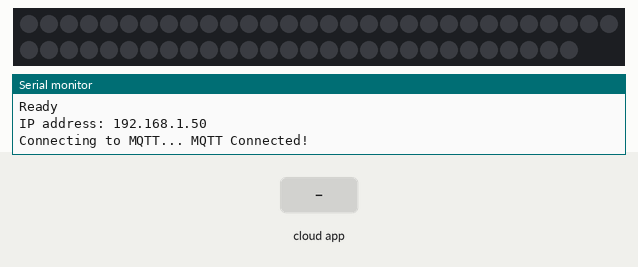
Recording of a program running on a simulated ESP32. Shown: 58 RGB LEDs in strip order, left to right, continuing on the next row, the last lines printed to the serial monitor. Inputs (shaded band) come from the test bench. Dim RGB values are drawn brighter than linear; WiFi joins after 1.5 s; servers stay silent unless stated; colours are those a GRB WS2812 strip shows for the declared byte order; no MQTT or app messages arrive unless stated.

Above: at 2.7 s.
2.8 s: the phone or cloud app sets bedroomlight to 0
At 3.2 s:
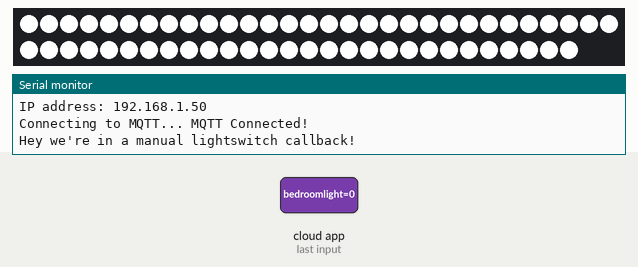
4.3 s: the phone or cloud app sets wakeup to 0
5.8 s: the phone or cloud app sets bedroomlight to 1
At 6.4 s:
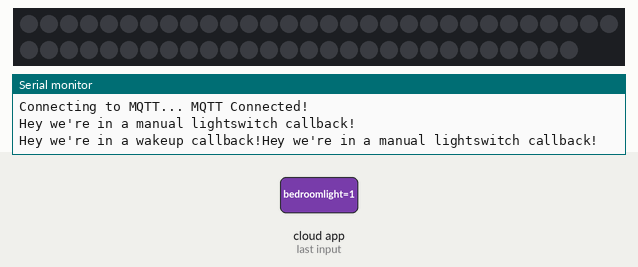
At 12.9 s:
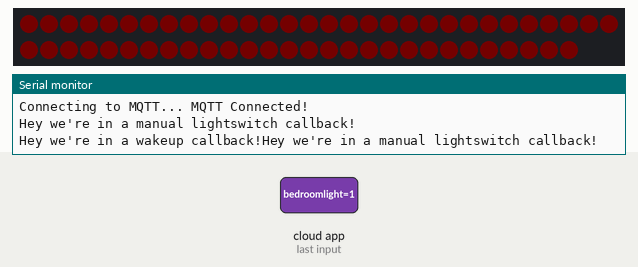
Timing chart, 0 to 13.3 s (numbered marks = the images above; inputs shaded):
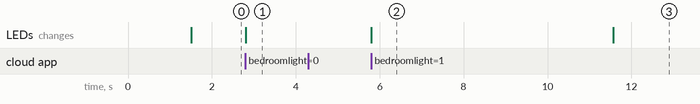

The program:

main.cpp
```cpp
// Import required libraries
#include "ESP8266WiFi.h"
#include <NTPClient.h>
#include <FastLED.h>
#include "Adafruit_MQTT.h"
#include "Adafruit_MQTT_Client.h"


/************************* WiFi Access Point *********************************/
const char* ssid = "BestWiFi";
const char* password = "REPLACE_ME";


/************************* Adafruit.io Setup *********************************/
#define AIO_SERVER      "io.adafruit.com"
#define AIO_SERVERPORT  1883
#define AIO_USERNAME    "carljh"
#define AIO_KEY         "REPLACE_ME"
const long utcOffsetInSeconds = 3600;


/************ Global State (you don't need to change this!) ******************/
// Create an ESP8266 WiFiClient class to connect to the MQTT server.
WiFiClient client;

// Setup the MQTT client class by passing in the WiFi client and MQTT server and login details.
Adafruit_MQTT_Client mqtt(&client, AIO_SERVER, AIO_SERVERPORT, AIO_USERNAME, AIO_USERNAME, AIO_KEY);


/****************************** Feeds ***************************************/
// Setup a feed called 'onoff' for subscribing to changes to the button
Adafruit_MQTT_Subscribe wakeupalarm = Adafruit_MQTT_Subscribe(&mqtt, AIO_USERNAME "/feeds/wakeup", MQTT_QOS_1);
Adafruit_MQTT_Subscribe permalight = Adafruit_MQTT_Subscribe(&mqtt, AIO_USERNAME "/feeds/bedroomlight", MQTT_QOS_1);


/************************* LED Setup *********************************/
#define NUM_LEDS 58
#define DATA_PIN 5
CRGB leds[NUM_LEDS];

bool alarmIsTriggered = false;
bool lightIsOn = false;
unsigned long alarmCooldown = 0;
const long gracePeriod = 1000 * 60 * 60;

CHSV sun( 80, 255, 0);

CRGB white(255,255,255);
CRGB black(0,0,0);


void setup(void)
{
  // Start Serial
  Serial.begin(115200);
  WiFi.begin(ssid, password);

  while (WiFi.waitForConnectResult() != WL_CONNECTED) {
    Serial.println("Connection Failed! Rebooting...");
    delay(5000);
    ESP.restart();
  }


  FastLED.addLeds<WS2812, DATA_PIN, RGB>(leds, NUM_LEDS);

  Serial.println("Ready");
  Serial.print("IP address: ");
  Serial.println(WiFi.localIP());

  wakeupalarm.setCallback(wakeupcallback);
  mqtt.subscribe(&wakeupalarm);

  permalight.setCallback(permalightcallback);
  mqtt.subscribe(&permalight);

  for(int i = 0; i < NUM_LEDS; i++) { leds[i] = black; }
  FastLED.show();

}

void loop() {

  MQTT_connect();

  mqtt.processPackets(10000);

  if(! mqtt.ping()) {
    mqtt.disconnect();
  }

  if (alarmIsTriggered) {
    increaseTransition(sun);
    for(int i = 0; i < NUM_LEDS; i++) { leds[i] = sun; }
    FastLED.show();
  }
}

void increaseTransition(CHSV & sun) {
  if (sun.value < 255) {
    sun.v += 3;
  } else if ((sun.value >= 255) && (sun.saturation > 0)) {
    sun.saturation -=3;
  } else {

    if (millis() - alarmCooldown >= gracePeriod) {
     alarmIsTriggered = false;
     sun.value = 0;
    }
  }
}

void wakeupcallback(char *data, uint16_t len) {
  Serial.print("Hey we're in a wakeup callback!");
  alarmIsTriggered = true;
  alarmCooldown = millis();
}

void permalightcallback(char *data, uint16_t len) {
  Serial.print("Hey we're in a manual lightswitch callback!\n");
  lightIsOn = not(lightIsOn);

  if (lightIsOn) {
    for(int i = 0; i < NUM_LEDS; i++) { leds[i] = white; }
  }
  else {
    for(int i = 0; i < NUM_LEDS; i++) { leds[i] = black; }
  }
  FastLED.show();
}

void MQTT_connect() {
  int8_t ret;

  if (mqtt.connected()) {
    return;
  }

  Serial.print("Connecting to MQTT... ");

  uint8_t retries = 3;
  while ((ret = mqtt.connect()) != 0) { // connect will return 0 for connected
       Serial.println(mqtt.connectErrorString(ret));
       Serial.println("Retrying MQTT connection in 10 seconds...");
       mqtt.disconnect();
       delay(10000);  // wait 10 seconds
       retries--;
       if (retries == 0) {
         // basically die and wait for WDT to reset me
         while (1);
       }
  }
  Serial.println("MQTT Connected!");
}
```

Measured:
- after the input at 2.8 s, the LEDs: change at once (image 1)
- after the input at 5.8 s, the LEDs: change at once (image 2)
- what the display in image 2 shows lasts 5.8 s, from 5.8 s to 11.6 s
